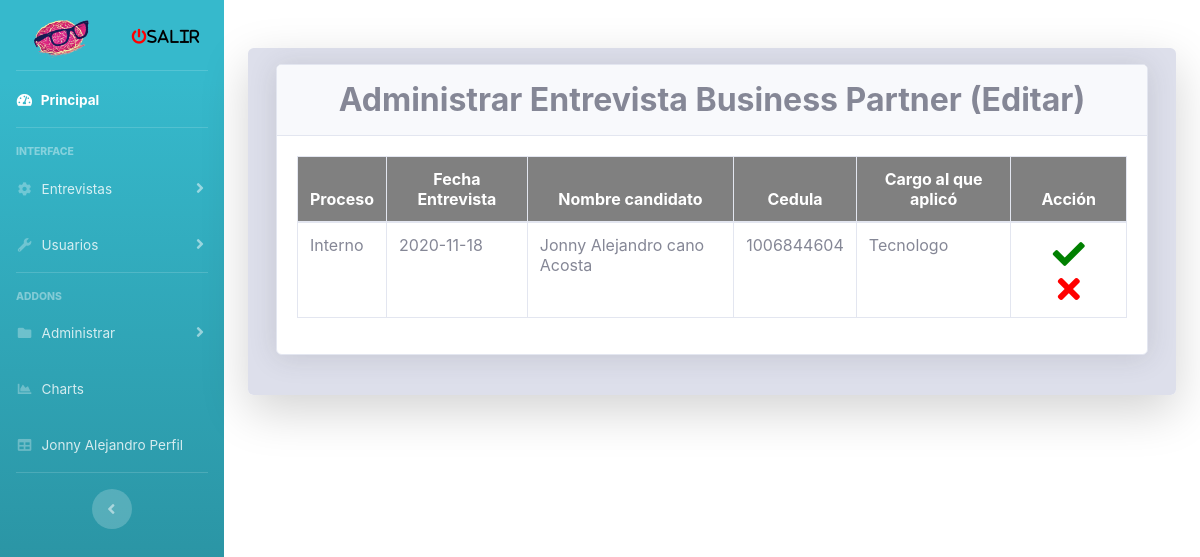
Screenshot of /View/gestionarEdicionEntrevistaBP.php (signed in) with the database file from the repository.
### tables this page shows
CREATE TABLE `entrevistabp` (
  `idBP` int(11) NOT NULL,
  `proceso` varchar(15) DEFAULT NULL,
  `entrevistador` varchar(30) DEFAULT NULL,
  `fechaEntrevista` date DEFAULT NULL,
  `cargoEntrevistador` varchar(30) DEFAULT NULL,
  `dependencia` varchar(30) DEFAULT NULL,
  `nombreCandidato` varchar(50) DEFAULT NULL,
  `cargoAspira` varchar(50) DEFAULT NULL,
  `salBasicMen` int(11) DEFAULT NULL,
  `salBasicObs` varchar(200) DEFAULT NULL,
  `modalidadPagoMen` varchar(100) DEFAULT NULL,
  `modalidadPagoObs` varchar(200) DEFAULT NULL,
  `salVariMen` varchar(50) DEFAULT NULL,
  `salVariObs` varchar(200) DEFAULT NULL,
  `otrosBenMen` varchar(100) DEFAULT NULL,
  `otrosBenObs` varchar(200) DEFAULT NULL,
  `aspiracionSalMen` int(11) DEFAULT NULL,
  `aspiracionSalObs` varchar(200) DEFAULT NULL,
  `ajusteAlto` varchar(2) DEFAULT NULL,
  `ajusteMedioAlto` varchar(2) DEFAULT NULL,
  `ajusteMedioBajo` varchar(2) DEFAULT NULL,
  `parcialAjusteBajo` varchar(2) DEFAULT NULL,
  `perfilAjustaSN` varchar(2) DEFAULT NULL,
  `perfilAjusta` text DEFAULT NULL,
  `adaptarCargo` text DEFAULT NULL,
  `elementosRetro` text DEFAULT NULL,
  `comentarios` text DEFAULT NULL,
  `adecuado` varchar(2) DEFAULT NULL,
  `primera` varchar(2) DEFAULT NULL,
  `segunda` varchar(2) DEFAULT NULL,
  `noA` varchar(2) DEFAULT NULL,
  `parcialmente` varchar(2) DEFAULT NULL,
  `adecuadoP` varchar(2) DEFAULT NULL,
  `co` int(11) DEFAULT NULL,
  `terminada` varchar(5) NOT NULL DEFAULT 'False',
  `modificar` varchar(10) NOT NULL
);

### View/gestionarEdicionEntrevistaBP.php (the view, shortened to what this page needs)
<?php include "../config.php";
if (isset($_SESSION["rol"])) {
  switch ($_SESSION['rol']) {
    case 1:
      include "../template/sidebar.php";
      break;
  }
}
?>
<!DOCTYPE html>
<html xmlns="http://www.w3.org/1999/xhtml">
<?php include FOLDER_TEMPLATE . "head.php"; ?>
<body id="page-top">
  <div class="container">
    <div class="card o-hidden border-0 shadow-lg my-5">
      <div class="card-body p-3 bg-gray-300">
        <div class="row">
          <div class="col-md-12">
            <div class="col-md-12 mx-auto">
              <div class="form-group">
                <div class="card shadow mb-4">
                  <div class="card-header py-3" style="text-align: center;">
                    <h2 class="m-0 font-weight-bold text">Administrar Entrevista Business Partner (Editar)</h2>
                  </div>
                  <div class="card-body">
                    <div class="table-responsive">
                      <table class="table table-bordered" width="100%" cellspacing="10">
                        <thead style="background-color: gray; color: white; text-align: center;">
                          <tr>
                            <th>Proceso </th>
                            <th>Fecha Entrevista</th>
                            <th>Nombre candidato</th>
                            <th>Cedula</th>
                            <th>Cargo al que aplicó</th>
                            <th>Acción</th>
                          </tr>
                        </thead>
                        <?php
                        require_once "../Model/conexioon.php";
                        $sql = "SELECT entrevistabp.nombreCandidato, entrevistabp.idBP, entrevistabp.proceso, entrevistabp.fechaEntrevista, entrevistabp.cargoAspira, usuario.correo_electronico FROM usuario , entrevistabp where terminada = 'True' and modificar = 'Solicitado' and usuario.co = entrevistabp.co ";
                        $rta = $objCnx->query($sql);
                        while ($datos = $rta->fetch_array()) {
                        ?>
                          <tbody>
                            <tr>
                              <td><?php echo $datos['proceso'] ?></td>
                              <td><?php echo $datos['fechaEntrevista'] ?></td>
                              <td><?php echo $datos['nombreCandidato'] ?></td>
                              <td><?php echo $datos['idBP'] ?></td>
                              <td><?php echo $datos['cargoAspira'] ?></td>
                              <td style="text-align: center;">
                                <a href="../Controller/ControllerAprobarEdicionBP.php?cc=<?php echo $datos['idBP'] ?>&&ps=<?php echo $datos['correo_electronico'] ?>&&persona=<?php echo $datos['nombreCandidato'] ?>"><i class="fas fa-check" title="Aprobar" style="color: green; width: 50px; font-size: 2rem;"></i></a>
                                <a href="../Controller/ControllerNegarEdicionBP.php?cc=<?php echo $datos['idBP'] ?>&&ps=<?php echo $datos['correo_electronico'] ?>&&persona=<?php echo $datos['nombreCandidato'] ?>"><i class='fas fa-times' title="Negar" style='color: red; width: 50px; font-size: 2rem;'></i></a>
                              </td>
                            </tr>
                          <?php
                        }
                          ?>
                          </tbody>
                      </table>
                    </div>
                  </div>
                </div>
              </div>
            </div>
          </div>
        </div>
</body>
</html>

### View/gestionarEdicionEntrevistaBP.php (style rules this page uses)
i { margin-top: 3px; }
td { width: auto; height: auto; }

### rows the page displays
entrevistabp: proceso "Interno", fechaEntrevista "2020-11-18", nombreCandidato "Jonny Alejandro cano Acosta", idBP "1006844604", cargoAspira "Tecnologo"

### other values shown
$_SESSION['nombre'] "Jonny Alejandro"
